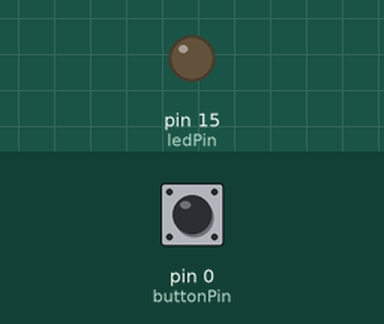
Simulated run of this sketch. Board: Arduino Uno, built with avr-gcc and run on an emulated ATmega328P. Shown: output pins drawn as LEDs (lit = HIGH). The test bench sets the inputs (shaded band); at power-on: pin 0 (buttonPin) LOW.

Above: at 1.2 s.
1.3 s: pin 0 (buttonPin) pulled HIGH for 0.15 s
At 1.37 s:
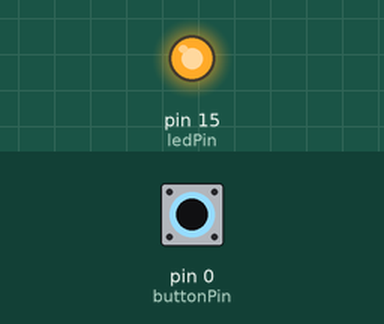
2.9 s: pin 0 (buttonPin) pulled HIGH for 3.2 s
At 7.5 s:
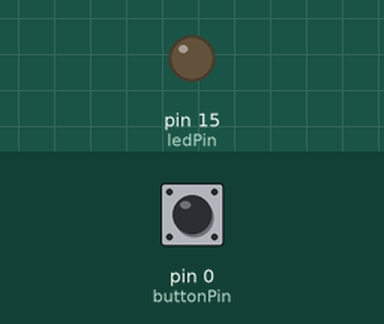
Timing chart, 0 to 9.0 s (numbered marks = the images above; inputs shaded):
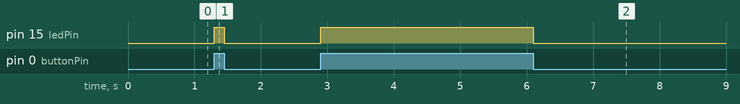

Measured:
- after the input at 1.3 s, pin 15 (ledPin): LOW → HIGH at once, → LOW 0.15 s later
- after the input at 2.9 s, pin 15 (ledPin): LOW → HIGH at once, → LOW 3.2 s later

The sketch:

button.ino
```cpp
const int buttonPin = 0;     // the number of the pushbutton pin
const int ledPin =  15;      // the number of the LED pin

int buttonState = 0;         // variable for reading the pushbutton status

void setup() {
  pinMode(ledPin, OUTPUT);
  pinMode(buttonPin, INPUT);
}

void loop() {
  buttonState = digitalRead(buttonPin);

  if (buttonState == HIGH) {
    // turn LED on:
    digitalWrite(ledPin, HIGH);
  } else {
    // turn LED off:
    digitalWrite(ledPin, LOW);
  }
}
```
